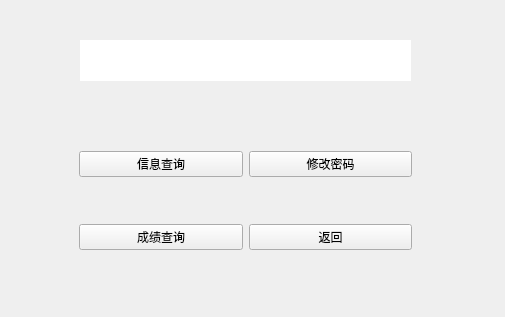
<?xml version="1.0" encoding="UTF-8"?>
<ui version="4.0">
 <class>StuScreen</class>
 <widget class="QWidget" name="StuScreen">
  <property name="geometry">
   <rect>
    <x>0</x>
    <y>0</y>
    <width>505</width>
    <height>317</height>
   </rect>
  </property>
  <property name="windowTitle">
   <string>Form</string>
  </property>
  <widget class="QLineEdit" name="lineEdit_welcome">
   <property name="geometry">
    <rect>
     <x>80</x>
     <y>40</y>
     <width>331</width>
     <height>41</height>
    </rect>
   </property>
   <property name="layoutDirection">
    <enum>Qt::LeftToRight</enum>
   </property>
   <property name="styleSheet">
    <string notr="true"/>
   </property>
   <property name="text">
    <string/>
   </property>
   <property name="frame">
    <bool>false</bool>
   </property>
   <property name="cursorPosition">
    <number>0</number>
   </property>
   <property name="readOnly">
    <bool>true</bool>
   </property>
  </widget>
  <widget class="QWidget" name="widget_3" native="true">
   <property name="geometry">
    <rect>
     <x>70</x>
     <y>130</y>
     <width>351</width>
     <height>141</height>
    </rect>
   </property>
   <layout class="QVBoxLayout" name="verticalLayout">
    <item>
     <widget class="QWidget" name="widget" native="true">
      <layout class="QHBoxLayout" name="horizontalLayout">
       <item>
        <widget class="QPushButton" name="pushButton_selectInfo">
         <property name="text">
          <string>信息查询</string>
         </property>
        </widget>
       </item>
       <item>
        <widget class="QPushButton" name="pushButton_modifyPass">
         <property name="text">
          <string>修改密码</string>
         </property>
        </widget>
       </item>
      </layout>
     </widget>
    </item>
    <item>
     <widget class="QWidget" name="widget_2" native="true">
      <layout class="QHBoxLayout" name="horizontalLayout_2">
       <item>
        <widget class="QPushButton" name="pushButton_selectGrade">
         <property name="text">
          <string>成绩查询</string>
         </property>
        </widget>
       </item>
       <item>
        <widget class="QPushButton" name="pushButton_back">
         <property name="text">
          <string>返回</string>
         </property>
        </widget>
       </item>
      </layout>
     </widget>
    </item>
   </layout>
  </widget>
 </widget>
 <resources/>
 <connections/>
</ui>
